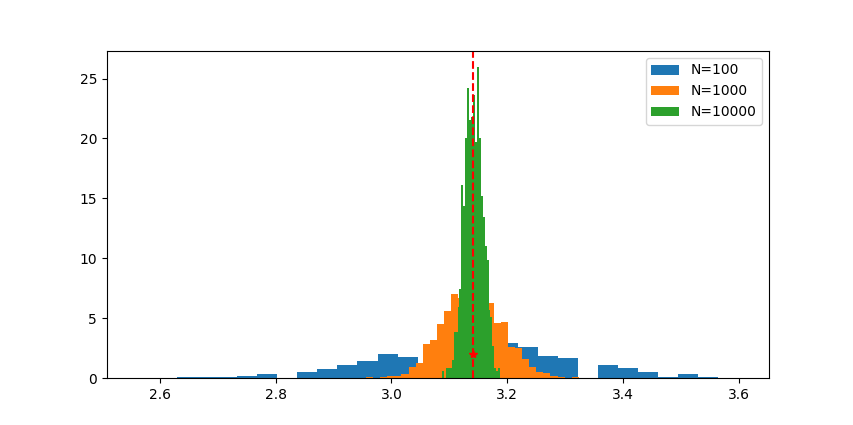

This chart was generated by the following Python code:
import numpy as np
import matplotlib.pyplot as plt
import random

def mypi(N):
  accepted = 0

  for i in range(N):
    x = random.uniform(-1, 1)
    y = random.uniform(-1, 1)

    if ((x**2 + y**2) <= 1):
      accepted += 1

  return (4 * accepted) / (accepted + (N - accepted))

Ns = [10**2, 10**3, 10**4]

for N in Ns:

  pi_array = [mypi(N) for _ in range(1000)]

  plt.hist(pi_array, density=True, bins=30, label="N={}".format(N))

plt.axvline(np.pi, color='r', linestyle='--')
plt.plot(np.pi, 2 , 'r*')
plt.legend()
plt.show()
